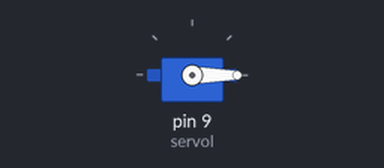
Bench run of a sketch on a simulated Arduino Uno, built with avr-gcc and run on an emulated ATmega328P. Shown: servo.

Above: at 0.05 s.
At 0.75 s:
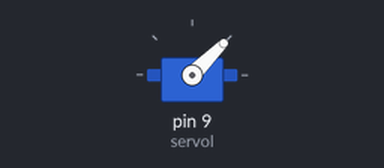
At 1.5 s:
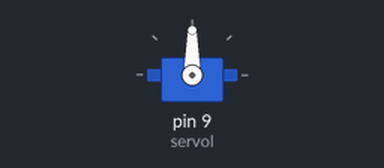
At 3.0 s:
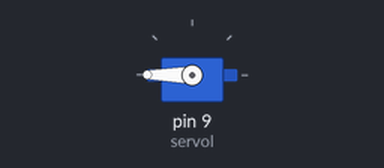
Timing chart, 0 to 8.1 s (numbered marks = the images above):
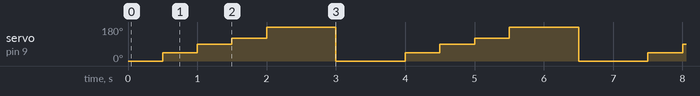

Measured:
- by itself, servo on pin 9 (servol): repeats every 3.5 s: 90° 0.50 s, 120° 0.50 s, 180° 1.0 s, 0° 1.0 s, 45° 0.50 s

The sketch:

micro_servo.ino
```cpp
#include<Servo.h>
Servo servol;
void setup() {
  // put your setup code here, to run once:
servol.attach(9);
//servol.attach(9);
}

void loop() {
  // put your main code here, to run repeatedly:
servol.write(0);
delay (500);
servol.write(45);
delay(500);
servol.write(90);
delay(500);
servol.write(120);
delay(500);
servol.write(180);
delay(1000);
servol.write(0);
delay(500);
}
```
